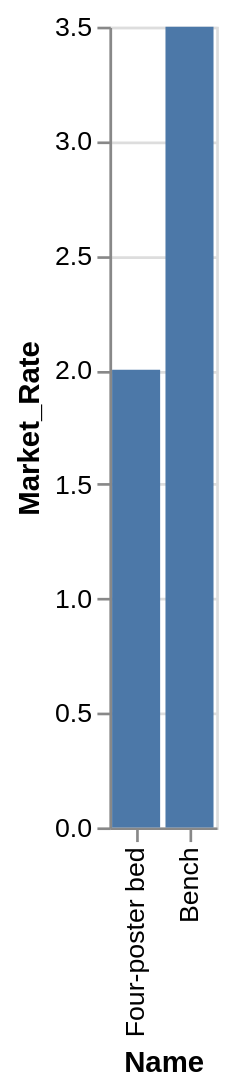

Vega-Lite specification for this chart:
### Vega-Lite specification from a JSON file in a GitHub repository (floating-point values rounded to 4 significant figures)
{"data": {"values": [{"x_data": "Four-poster bed", "y_data": 2}, {"x_data": "Bench", "y_data": 3.5}]}, "mark": "bar", "encoding": {"x": {"field": "x_data", "type": "nominal", "title": "Name", "sort": "descending"}, "y": {"field": "y_data", "type": "quantitative", "title": "Market_Rate"}}}
